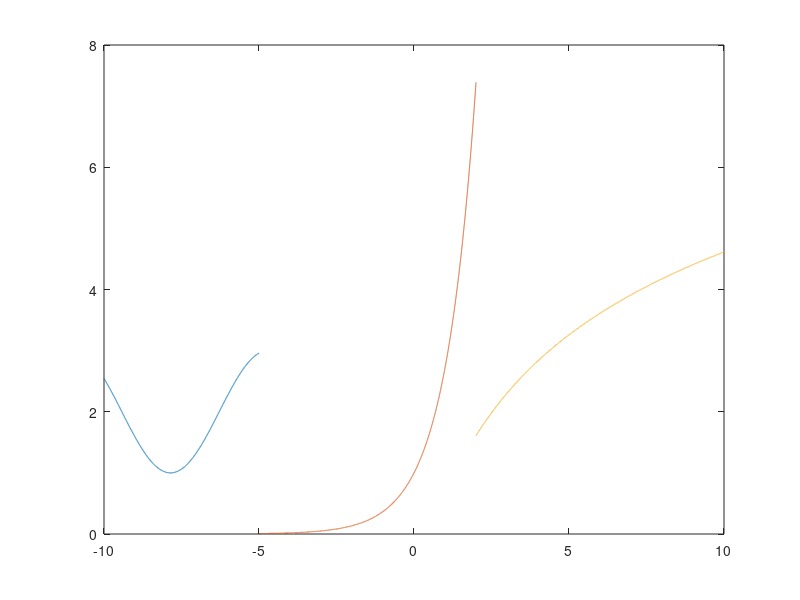

Recreate this plot in MATLAB.
x=-10:0.001:-5;
y1=2+sin(x);
plot(x,y1)
hold on
x=-5:0.001:2;
y2=exp(x);
plot(x,y2)
hold on
x=2:0.001:10;
y3=log(x.^2+1);
plot(x,y3)